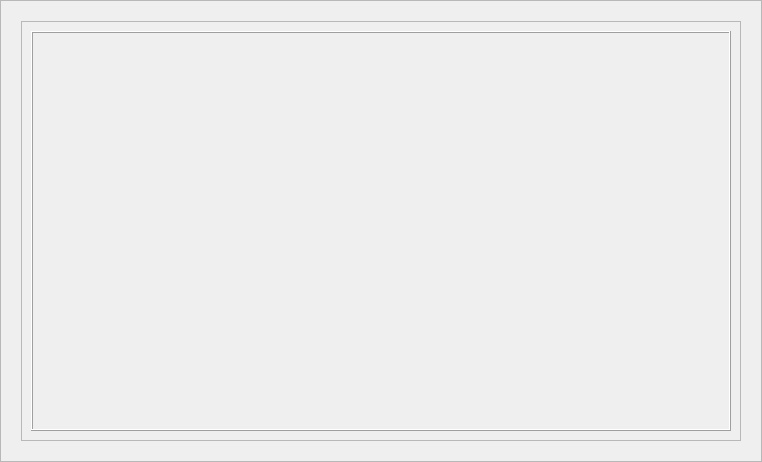
                          <widget class="QFrame" name="charts_2">
                           <property name="frameShape">
                            <enum>QFrame::StyledPanel</enum>
                           </property>
                           <property name="frameShadow">
                            <enum>QFrame::Raised</enum>
                           </property>
                           <layout class="QVBoxLayout" name="verticalLayout_37">
                            <item>
                             <widget class="QStackedWidget" name="stacked_charts_2">
                              <property name="currentIndex">
                               <number>0</number>
                              </property>
                              <widget class="QWidget" name="week_page_2">
                               <layout class="QVBoxLayout" name="verticalLayout_38">
                                <item>
                                 <widget class="QFrame" name="chart_frame_2">
                                  <property name="frameShape">
                                   <enum>QFrame::StyledPanel</enum>
                                  </property>
                                  <property name="frameShadow">
                                   <enum>QFrame::Raised</enum>
                                  </property>
                                  <layout class="QVBoxLayout" name="verticalLayout_56">
                                   <item>
                                    <widget class="QFrame" name="crypto_analysis_chart_frame">
                                     <property name="minimumSize">
                                      <size>
                                       <width>700</width>
                                       <height>400</height>
                                      </size>
                                     </property>
                                     <property name="frameShape">
                                      <enum>QFrame::Box</enum>
                                     </property>
                                     <property name="frameShadow">
                                      <enum>QFrame::Raised</enum>
                                     </property>
                                     <layout class="QGridLayout" name="crypto_analysis_chart_cont"/>
                                    </widget>
                                   </item>
                                  </layout>
                                 </widget>
                                </item>
                               </layout>
                              </widget>
                             </widget>
                            </item>
                           </layout>
                          </widget>
